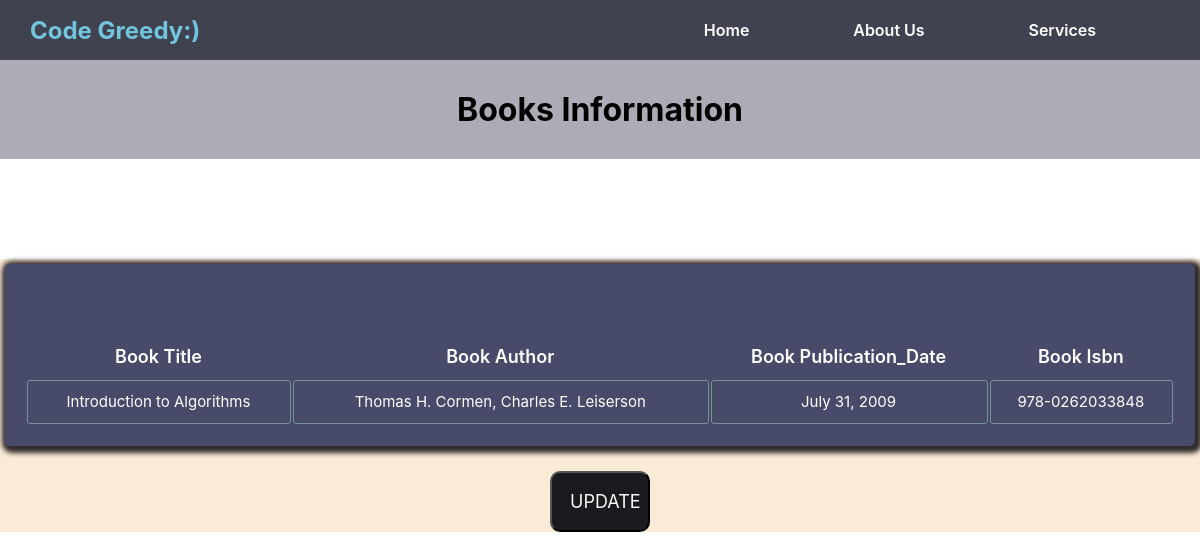
Screenshot of /singledetails/6/ with the database file from the repository.
### books/models.py (models this page shows, shortened)
class Book(models.Model):
    title = models.CharField(max_length=200)
    author = models.CharField(max_length=100)
    publication_date = models.DateField()
    isbn = models.IntegerField(unique=True)

### books/views.py (the view)
# urls.py: path('singledetails/<int:pk>/', views.singledetails ,name='book-singledetails'),
def singledetails(request,pk):
     d=Book.objects.get(pk=pk)
     return render(request,'books/singlebook.html',{'d':d})

### templates/books/singlebook.html
<!DOCTYPE html>
{% extends 'books/base.html' %}
{% block body_block %}
<div class="all" style="background-color: rgb(143, 131, 236); height: 100%; width: 100%;">
<div class="aaa" style="margin-top: 100px; background-color: antiquewhite;">
<div class="details">
    <div class="bookdetails">
    <div class="allbooks">
        <table class="column">
         <thead class="columngrid">
           <th class="title">Book Title</th>
           <th class="author">Book Author</th>
           <th class="author">Book Publication_Date</th>
           <th class="author">Book Isbn</th>
         </thead>
         <tr class="border">
            <td class="information ddd"  style="text-align: center;">{{d.title}}</td><br>
            <td class="information ddd"  style="text-align: center;">{{d.author}}</td><br>
            <td class="information ddd"  style="text-align: center;">{{d.publication_date}}</td><br>
            <td class="information ddd"  style="text-align: center;">{{d.isbn}}</td><br>
         </tr>
        </table>
    </div>
    </div><br>
    <button style="width: 100px; margin: auto;" class="record"><a class="new" href= "/update/{{d.id}}">UPDATE</a></button>
</div>
</div>
{% endblock %}

### static/css/books.css (style rules this page uses)
* { margin: 0; padding-left: 0; font-family: "DM Sans", -apple-system, BlinkMacSystemFont, "Segoe UI", Roboto, Oxygen, Ubuntu, Cantarell, "Open Sans", "Helvetica Neue", sans-serif; }
.details { display: grid; grid-template-columns: 1fr; column-gap: 30px; color: white; }
.bookdetails { background-color: #474a68; border-radius: 5px; box-shadow: 2px 1.9px 5px 5px rgb(49, 43, 43); color: white; padding: 10px; margin: 5px; }
.information { font-size: 15px; }
.allbooks { display: grid; grid-template-columns: auto ; grid-template-rows: 50px; padding: 10px; color: white; text-align: center; }
.column { line-height: 40px; }
.title { font-size: 18px; font-weight: 600; }
.author { font-size: 18px; font-weight: 600; }
.border { border: 10px solid black; }
.information { border: 1px solid rgb(122, 144, 156); border-radius: 3px; }
.record { margin-bottom: 100px; background-color: rgb(26, 26, 31); border-radius: 10px; padding: 18px; }
.new { font-size: 18px; color: rgb(251, 248, 248); text-decoration: none; }
.ddd { text-align: center; }
.aaa { margin-top: 100px; }

### rows the page displays
Book: title "Introduction to Algorithms", author "Thomas H. Cormen, Charles E. Leiserson", publication_date "July 31, 2009", isbn "978-0262033848"
